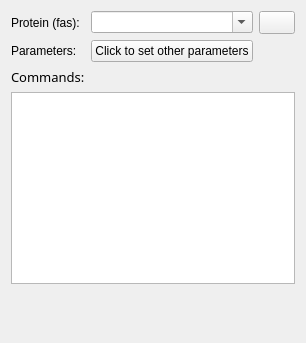
          <widget class="QWidget" name="Astral">
           <attribute name="label">
            <string>Astral</string>
           </attribute>
           <layout class="QGridLayout" name="gridLayout_16">
            <item row="0" column="0">
             <widget class="QLabel" name="label_25">
              <property name="text">
               <string>Protein (fas):</string>
              </property>
             </widget>
            </item>
            <item row="0" column="1">
             <widget class="ListQCombobox" name="comboBox_25">
              <property name="sizePolicy">
               <sizepolicy hsizetype="Expanding" vsizetype="Fixed">
                <horstretch>0</horstretch>
                <verstretch>0</verstretch>
               </sizepolicy>
              </property>
              <property name="acceptDrops">
               <bool>true</bool>
              </property>
              <property name="editable">
               <bool>true</bool>
              </property>
              <property name="sizeAdjustPolicy">
               <enum>QComboBox::AdjustToMinimumContentsLength</enum>
              </property>
             </widget>
            </item>
            <item row="0" column="2">
             <widget class="QPushButton" name="pushButton_19">
              <property name="sizePolicy">
               <sizepolicy hsizetype="Fixed" vsizetype="Fixed">
                <horstretch>0</horstretch>
                <verstretch>0</verstretch>
               </sizepolicy>
              </property>
              <property name="minimumSize">
               <size>
                <width>36</width>
                <height>23</height>
               </size>
              </property>
              <property name="maximumSize">
               <size>
                <width>30</width>
                <height>30</height>
               </size>
              </property>
              <property name="styleSheet">
               <string notr="true"/>
              </property>
              <property name="text">
               <string/>
              </property>
             </widget>
            </item>
            <item row="1" column="0">
             <widget class="QLabel" name="label_24">
              <property name="text">
               <string>Parameters:</string>
              </property>
             </widget>
            </item>
            <item row="1" column="1">
             <widget class="QPushButton" name="pushButton_20">
              <property name="text">
               <string>Click to set other parameters</string>
              </property>
             </widget>
            </item>
            <item row="2" column="0">
             <widget class="QLabel" name="label_46">
              <property name="font">
               <font>
                <family>Microsoft YaHei</family>
                <pointsize>10</pointsize>
               </font>
              </property>
              <property name="text">
               <string>Commands:</string>
              </property>
              <property name="alignment">
               <set>Qt::AlignLeading|Qt::AlignLeft|Qt::AlignVCenter</set>
              </property>
             </widget>
            </item>
            <item row="3" column="0" colspan="3">
             <widget class="QPlainTextEdit" name="plainTextEdit_11"/>
            </item>
            <item row="4" column="1">
             <spacer name="verticalSpacer_11">
              <property name="orientation">
               <enum>Qt::Vertical</enum>
              </property>
              <property name="sizeHint" stdset="0">
               <size>
                <width>20</width>
                <height>48</height>
               </size>
              </property>
             </spacer>
            </item>
           </layout>
          </widget>
